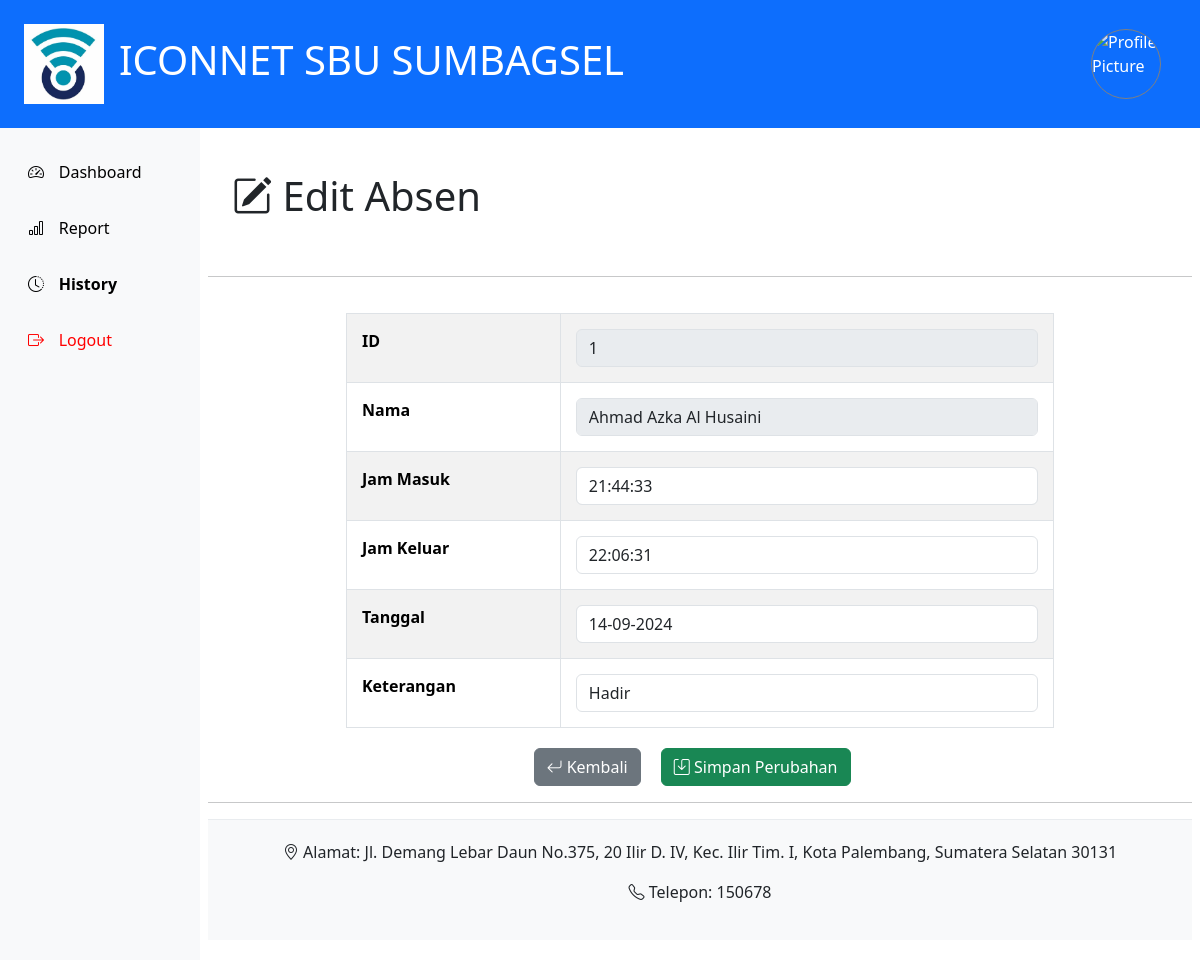
/edit_absen.php?ID=1&tgl=14-09-2024, run on the app's committed database.
### tables this page shows
CREATE TABLE `absen` (
  `ID` int(11) DEFAULT NULL,
  `nama` varchar(50) DEFAULT NULL,
  `masuk` varchar(50) DEFAULT NULL,
  `keluar` varchar(50) DEFAULT NULL,
  `tanggal` varchar(50) DEFAULT NULL,
  `keterangan` varchar(255) DEFAULT NULL,
  `bukti` varchar(255) DEFAULT NULL
);

### edit_absen.php (the view, shortened to what this page needs)
<?php
include 'Koneksi.php';
$conn = mysqli_connect($servername, $username, $password, $database);
$id = @$_GET['ID'];
$tgl = @$_GET['tgl'];
$data=mysqli_query($conn,"SELECT * FROM `absen` WHERE `ID`='$id' AND `Tanggal`='$tgl'");
$d=mysqli_fetch_array($data);
if (isset($_GET['ID']) && isset($_GET['tgl'])) {
    $id = $_GET['ID'];
    $data = mysqli_query($conn, "SELECT * FROM `absen` WHERE ID='$id'");
    $d = mysqli_fetch_array($data);
}
?>
<!DOCTYPE html>
<html lang="en">
<head>
    <link rel="stylesheet" href="https://cdn.jsdelivr.net/npm/bootstrap@5.3.3/dist/css/bootstrap.min.css">
    <link rel="stylesheet" href="https://cdn.jsdelivr.net/npm/bootstrap-icons@1.11.3/font/bootstrap-icons.min.css">
    <link rel="stylesheet" href="./CSS/styles.css">
    <link rel="stylesheet" href="https://code.jquery.com/ui/1.13.3/themes/base/jquery-ui.css">
</head>
<body>
    <div class="container-fluid p-4 bg-primary text-white">
        <div class="header-container">
            <div class="logo-container">
                <img style="width:80px; height:80px;" src="./Asset/OIP.jpeg" alt="Logo">
                <h1 class="fs-18">ICONNET SBU SUMBAGSEL</h1>
            </div>
            <div class="profile">
                <img src="Asset/<?php echo $_SESSION['gambar'];?>" alt="Profile Picture">
            </div>
        </div>
    </div>
    <div class="container-fluid">
        <div class="row">
            <div class="col-md-2 bg-light min-vh-100">
                <nav class="navbar navbar-expand-md navbar-light flex-column align-items-start">
                    <div class="collapse navbar-collapse" id="navbarNav">
                        <ul class="nav flex-column">
                            <li class="nav-item mb-3 pt-3">
                                <a class="nav-link d-flex align-items-center" aria-current="page" href="dashboard_admin.php">
                                    <i class="bi bi-speedometer2"></i>ㅤDashboard
                                </a>
                            </li>
                            <li class="nav-item mb-3">
                                <a class="nav-link" href="./report_admin.php">
                                    <i class="bi bi-bar-chart"></i>ㅤReport
                                </a>
                            </li>
                            <li class="nav-item mb-3">
                                <a class="nav-link" href="#">
                                    <i class="bi bi-clock-history"></i>ㅤ<b>History</b>
                                </a>
                            </li>
                            <li class="nav-item mb-3">
                                <a style="color:red;" class="nav-link" href="./cblogout.php">
                                    <i class="bi bi-box-arrow-right"></i>ㅤLogout
                                </a>
                            </li>
                        </ul>
                    </div>
                </nav>
            </div>
            <div class="col-md-10 table-container">
              <div class="row">
                <div class="col-md-12 p-4">
                  <h1><i class="bi bi-pencil-square"></i>  Edit Absen</h1><br>
                </div>
            <hr width="100%" size="2">
            <div class="col-md-12 table-container">
              <table class="table table-bordered table-striped table-centered">
                  <tbody>
                    <form action="" method="post">
                      <tr>
                          <th scope="row">ID</th>
                          <td><input class="form-control inputlg" type="number" name="ID" value="<?php echo $id;?>" disabled></td>
                      </tr>
                      <tr>
                          <th scope="row">Nama</th>
                          <td><input class="form-control inputlg" type="text" name="username"   value="<?php echo $d['nama']; ?>" disabled></td>
                      </tr>
                      <tr>
                          <th scope="row">Jam Masuk </th>
                          <td><input class="form-control inputlg" type="text" name="masuk" value="<?php echo $d['masuk']; ?>"></td>
                      </tr>
                      <tr>
                        <th scope="row">Jam Keluar </th>
                        <td><input class="form-control inputlg" type="text" name="keluar" value="<?php echo $d['keluar']; ?>"></td>
                      </tr>
                      <tr>
                        <th scope="row">Tanggal</th>
                        <td><input class="form-control inputlg" type="text" name="tgl" id="datepicker" value="<?php echo $d['tanggal']; ?>"></td>
                      </tr>
                      <tr>
                        <th scope="row">Keterangan</th>
                        <td><input class="form-control inputlg" type="text" name="ket" value="<?php echo $d['keterangan']; ?>"></td>
                      </tr>
                  </tbody>
              </table>
            </div>
            <div class="col-md-12 d-flex justify-content-center">
                <div class="col-auto">
                <button onclick="document.location='history_admin.php'" type="button" class="btn btn-secondary mb-3 me-3"><i class="bi bi-arrow-return-left"></i>    Kembali</button>
                <button type="submit" name="submit" class="btn btn-success mb-3 me-3"><i class="bi bi-save"></i>    Simpan Perubahan</button>
                </div>
            </div>
            <hr width="100%" size="2">
            <footer class="footer">
                <p><i class="bi bi-geo-alt"></i> Alamat: Jl. Demang Lebar Daun No.375, 20 Ilir D. IV, Kec. Ilir Tim. I, Kota Palembang, Sumatera Selatan 30131</p>
                <p><i class="bi bi-telephone"></i> Telepon: 150678</p>
            </footer>
            </div>
        </div>
    </div>
</body>
</html>

### CSS/styles.css (style rules this page uses)
.header-container { display: flex; align-items: center; justify-content: space-between; }
.header-container img { margin-right: 15px; }
.logo-container { display: flex; align-items: center; }
.nav-link { color: black; }
.profile { display: flex; align-items: center; }
.profile img { width: 70px; height: 70px; border-radius: 50%; border: solid 1px grey; margin-left: 10px; }
.table-container { padding: 20px; }
.table-centered { width: 75%; margin: auto; }
.table-centered td, .table-centered th { padding: 15px; }
.footer { background-color: #f8f9fa; padding: 20px; text-align: center; border-top: 1px solid #e9ecef; }

### data on the page
absen: username "Ahmad Azka Al Husaini", masuk "21:44:33", keluar "22:06:31", tgl "14-09-2024", ket "Hadir"
